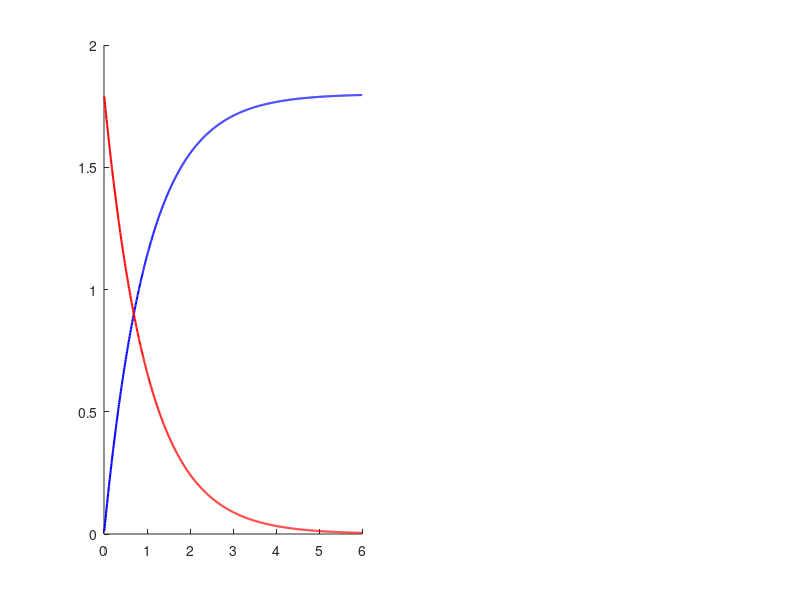

Write the MATLAB code that produced this figure. (Note: this script raises an error after producing the figure.)
VDD = 1.8;
VH  = 0.8;
VL  = 0.4;
RC  = 1;

figure;

% =========================================
% LEFT PLOT - RC Charge and Discharge Curves
% =========================================
subplot(1, 2, 1);
x = linspace(0, 6, 1000);

y_charge = 1.8 - exp(-(x - log(1.8)));
y_charge(y_charge <= 0 | y_charge >= 1.8) = NaN;

y_discharge = 1.8 * exp(-x);
y_discharge(y_discharge <= 0 | y_discharge >= 1.8) = NaN;

hold on;
plot(x, y_charge,    'b', 'LineWidth', 1.5, 'DisplayName', 'Charge');
plot(x, y_discharge, 'r', 'LineWidth', 1.5, 'DisplayName', 'Discharge');
yline(VH,  'k--', 'LineWidth', 1.5, 'Label', 'V_H', 'DisplayName', 'V_H', 'HandleVisibility', 'off');
yline(VL,  'k:',  'LineWidth', 1.5, 'Label', 'V_L', 'DisplayName', 'V_L', 'HandleVisibility', 'off');
yline(VDD, 'm--', 'LineWidth', 0.8, 'Label', 'VDD', 'DisplayName', 'VDD', 'HandleVisibility', 'off');
ylim([0, VDD * 1.2]);
xlabel('Time (RC)');
ylabel('Voltage (V)');
title('Threshold Window with RC Curves');
legend('Location', 'best');
grid on;
hold off;

% =========================================
% RIGHT PLOT - Repeated Oscillation + Output
% =========================================
subplot(1, 2, 2);

t_charge    = RC * log((VDD - VL) / (VDD - VH));
t_discharge = RC * log(VH / VL);

n_cycles = 4;
pts      = 500;

x_cap = [];
y_cap = [];
x_sq  = [];
y_sq  = [];

x_offset = 0;

for i = 1:n_cycles
    % Charge segment: VL -> VH
    t = linspace(0, t_charge, pts);
    v = VDD - (VDD - VL) * exp(-t / RC);
    x_cap = [x_cap, x_offset + t];
    y_cap = [y_cap, v];
    x_sq  = [x_sq,  x_offset + t];
    y_sq  = [y_sq,  VDD * ones(1, pts)];
    x_offset = x_offset + t_charge;

    % Discharge segment: VH -> VL
    t = linspace(0, t_discharge, pts);
    v = VH * exp(-t / RC);
    x_cap = [x_cap, x_offset + t];
    y_cap = [y_cap, v];
    x_sq  = [x_sq,  x_offset + t];
    y_sq  = [y_sq,  zeros(1, pts)];
    x_offset = x_offset + t_discharge;
end

hold on;
plot(x_cap, y_cap, 'b', 'LineWidth', 1.5, 'DisplayName', 'V_C');
plot(x_sq,  y_sq,  'r', 'LineWidth', 1.5, 'DisplayName', 'Output');
yline(VH,  'k--', 'LineWidth', 1.5, 'Label', 'V_H', 'DisplayName', 'V_H', 'HandleVisibility', 'off');
yline(VL,  'k:',  'LineWidth', 1.5, 'Label', 'V_L', 'DisplayName', 'V_L', 'HandleVisibility', 'off');
yline(VDD, 'm--', 'LineWidth', 0.8, 'Label', 'VDD', 'DisplayName', 'VDD', 'HandleVisibility', 'off');
ylim([0, VDD * 1.2]);
xlabel('Time (RC)');
ylabel('Voltage (V)');
title('Capacitor Voltage and Output Waveform');
legend('Location', 'best');
grid on;
hold off;

% Match y-axis limits across both plots
linkaxes(findall(gcf, 'Type', 'axes'), 'y');
